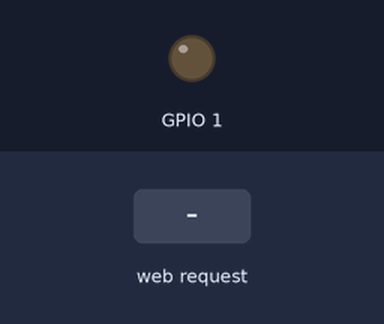
Recording of a sketch running on a simulated ESP8266 (NodeMCU). Parts: output pins drawn as LEDs (lit = HIGH). The inputs (shaded band) are chosen by the test bench. WiFi joins after 1.5 s; servers stay silent unless stated; what the sketch prints to the serial monitor is not drawn.

Above: at 2.7 s.
2.8 s: HTTP request GET /gpio/1 received
At 3.4 s:
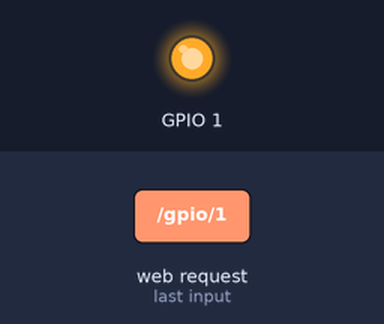
4.3 s: HTTP request GET /gpio/0 received
At 4.6 s:
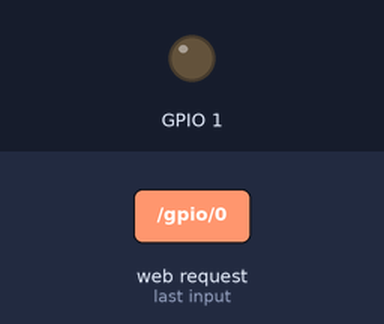
Timing chart, 0 to 7.3 s (numbered marks = the images above; inputs shaded):
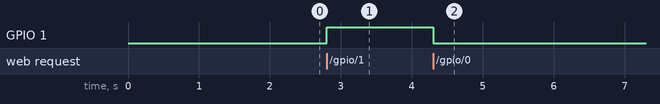

Measured:
- after the input at 2.8 s, GPIO 1: LOW → HIGH at once
- after the input at 4.3 s, GPIO 1: HIGH → LOW at once

The sketch:

webserver_ajax_T1.ino
```cpp
/*
 *  This sketch demonstrates how to set up a simple HTTP-like server.
 *  The server will set a GPIO pin depending on the request
 *    http://server_ip/gpio/0 will set the GPIO2 low,
 *    http://server_ip/gpio/1 will set the GPIO2 high
 *  server_ip is the IP address of the ESP8266 module, will be
 *  printed to Serial when the module is connected.
 */

#include <ESP8266WiFi.h>

const char* ssid = "lucky";
const char* password = "laxmish53";

// Create an instance of the server
// specify the port to listen on as an argument
WiFiServer server(80);

void setup() {
  Serial.begin(115200);
  delay(10);

  // prepare GPIO2
  pinMode(1, OUTPUT);
  digitalWrite(1, 0);

  // Connect to WiFi network
  Serial.println();
  Serial.println();
  Serial.print("Connecting to ");
  Serial.println(ssid);

  WiFi.begin(ssid, password);

  while (WiFi.status() != WL_CONNECTED) {
    delay(500);
    Serial.print(".");
  }
  Serial.println("");
  Serial.println("WiFi connected");

  // Start the server
  server.begin();
  Serial.println("Server started");

  // Print the IP address
  Serial.println(WiFi.localIP());
}

void loop() {
  // Check if a client has connected
  WiFiClient client = server.available();
  if (!client) {
    return;
  }

  // Wait until the client sends some data
  Serial.println("new client");
  while(!client.available()){
    delay(1);
  }

  // Read the first line of the request
  String req = client.readStringUntil('\r');
  Serial.println(req);
  client.flush();

  // Match the request
  int val;
  if (req.indexOf("/gpio/0") != -1)
    val = 0;
  else if (req.indexOf("/gpio/1") != -1)
    val = 1;
  else {
    Serial.println("invalid request");
    client.stop();
    return;
  }

  // Set GPIO2 according to the request
  digitalWrite(1, val);

  client.flush();

  // Prepare the response
  String s = "HTTP/1.1 200 OK\r\nContent-Type: text/html\r\n\r\n<!DOCTYPE HTML>\r\n<html>\r\nGPIO is now ";
  s += (val)?"high":"low";
  s += "</html>\n";

  // Send the response to the client
  client.print(s);
  delay(1);
  Serial.println("Client disonnected");

  // The client will actually be disconnected
  // when the function returns and 'client' object is detroyed
  if (client) {  // got client?
        boolean currentLineIsBlank = true;
        while (client.connected()) {
            if (client.available()) {   // client data available to read
                char c = client.read(); // read 1 byte (character) from client
                // last line of client request is blank and ends with \n
                // respond to client only after last line received
                if (c == '\n' && currentLineIsBlank) {
                    // send a standard http response header
                    client.println("HTTP/1.1 200 OK");
                    client.println("Content-Type: text/html");
                    client.println("Connnection: close");
                    client.println();
                    // send web page
                    client.println("<!DOCTYPE html>");
                    client.println("<html>");
                    client.println("<head>");
                    client.println("<title>Arduino Read Switch State</title>");
                    client.println("<meta http-equiv=\"refresh\" content=\"1\">");
                    client.println("</head>");
                    client.println("<body>");
                    client.println("<h1>Switch</h1>");
                    client.println("<p>State of switch is:</p>");
                    GetSwitchState(client);
                    client.println("</body>");
                    client.println("</html>");
                    break;
                }
                // every line of text received from the client ends with \r\n
                if (c == '\n') {
                    // last character on line of received text
                    // starting new line with next character read
                    currentLineIsBlank = true;
                }
                else if (c != '\r') {
                    // a text character was received from client
                    currentLineIsBlank = false;
                }
            } // end if (client.available())
        } // end while (client.connected())
        delay(1);      // give the web browser time to receive the data
        client.stop(); // close the connection
    } // end if (client)
}

void GetSwitchState(WiFiClient cl)
{
    if (digitalRead(1)) {
        cl.println("<p>ON</p>");
    }
    else {
        cl.println("<p>OFF</p>");
    }
}
```
